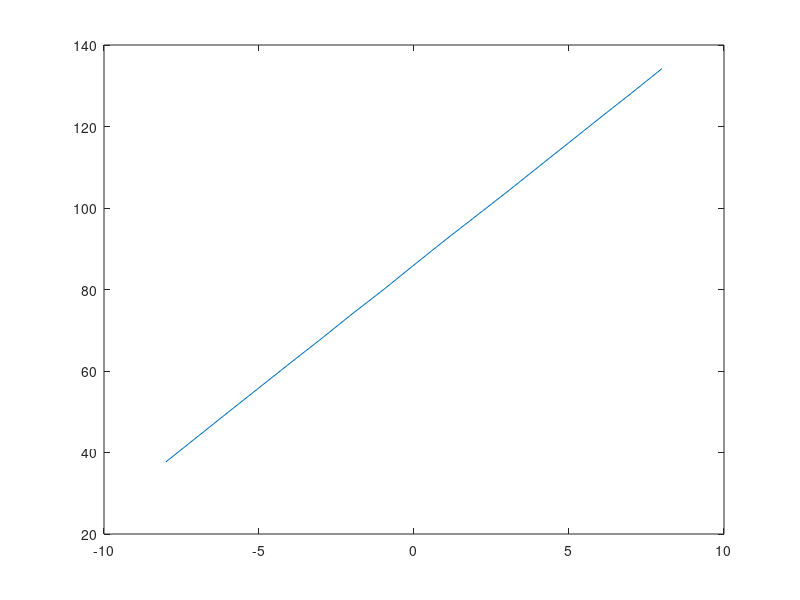

Source code (MATLAB):
%close all
clear
sampling_freq = 10000;
cutoff_freq = 100;
wo = 2*pi*cutoff_freq;
Ts = 1/sampling_freq;
Simulation_sampling_freq = 1e6;
SimTs=1/Simulation_sampling_freq;
Tmax = 1;

tsim = 0:SimTs:Tmax-SimTs;
tsam = 0:Ts:Tmax-Ts;
fsim= -Simulation_sampling_freq/2:1/Tmax:Simulation_sampling_freq/2-1/Tmax;
fsam = -sampling_freq/2:1/Tmax:sampling_freq/2 - 1/Tmax;

numOfBits_in = 8;
binPoint_in = 3;
vect_len = length(tsam);
% generating the input vector (uniform distribution)
vect_in = floor(rand([1 vect_len])*(2^numOfBits_in))/(2^binPoint_in);

y_coeff = floor(exp(-wo*Ts)*2^11)/(2^11);      % quantize it to U(0,4)
x_coeff = floor(wo*2^-2)/2^-2;               % quantize it to U(10,-2)

%floating point operations
y_fl = zeros([1 vect_len]);
y_fl(1) = x_coeff*vect_in(1);
for i = 1:vect_len-1
    y_fl(i+1) = y_coeff*y_fl(i) + x_coeff*vect_in(i+1);
end
y_fl_power = y_fl.^2;
y_fl_power_avg = sum(y_fl_power)/vect_len;


% we decided that the integral part is 19 bits (from DC gain * in_max) so now we need to decide the
% fracional part (x)
SQNR = zeros([1 8]);
for x = -8:8
    y_fx = zeros([1 vect_len]);
    y_fx(1) = x_coeff*vect_in(1);
    for i = 1:vect_len-1
        y_temp = y_coeff*y_fx(i) + x_coeff*vect_in(i+1);
        % round for x
        %y_temp = round(y_temp * 2^x);
        y_temp = floor(y_temp * 2^x);
        y_fx(i+1) = y_temp/(2^x);
    end
    fx_error_power = (y_fl-y_fx).^2;
    fx_error_power_avg = sum(fx_error_power)/vect_len;
    SQNR(x+9) = pow2db(y_fl_power_avg/fx_error_power_avg);
end

x = -8:8;
figure;
%hold on;
plot(x, SQNR);
%wo_fx = round(2*pi*100*2^-2)/2^(-2); %representing wo in 8 bits U(10.-2)